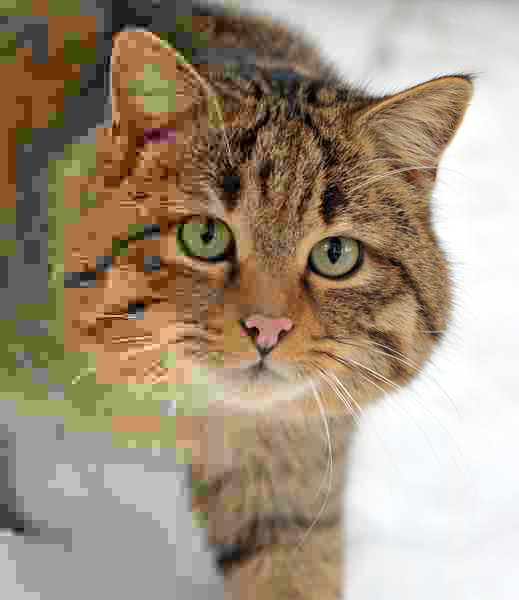
#> input picture digital-methods/l4/input.jpg, 519 x 600 px
$ python 03_rotate.py
#> lines starting #> are read from the running program, lines starting #| are printed output that depends on the picture
import cv2
import matplotlib
matplotlib.use('Agg')
import matplotlib.pyplot as plt

image = cv2.imread('input.jpg')
#> image is the input picture: shape (600, 519, 3); mean B, G, R 126.4, 147.3, 163.4
if image is None:
    raise RuntimeError("Could not open input.jpg")
(h, w) = image.shape[:2]
#> h = 600; w = 519
center = (w // 2, h // 2)
#> center = (259, 300)
# Rotate by 45 degrees
M = cv2.getRotationMatrix2D(center, 45, 1.0)
rotated = cv2.warpAffine(image, M, (w, h))
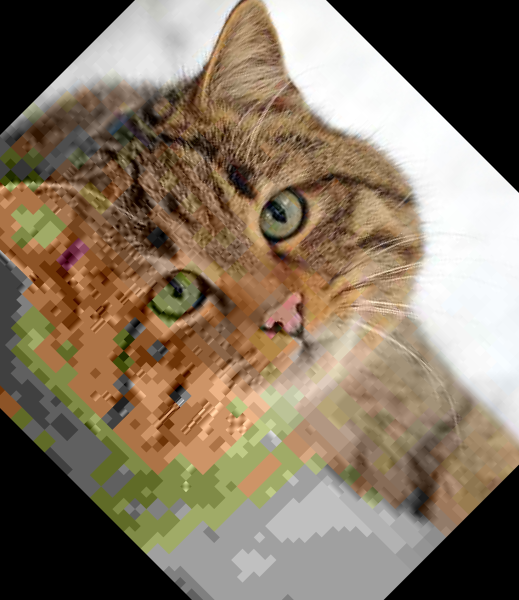
#> rotated: shape (600, 519, 3); mean B, G, R 98.4, 117.6, 132.4

plt.figure(figsize=(12, 6), dpi=100)
plt.subplot(1, 2, 1), plt.imshow(cv2.cvtColor(image, cv2.COLOR_BGR2RGB))
plt.title('Original'), plt.xticks([]), plt.yticks([])
plt.subplot(1, 2, 2), plt.imshow(cv2.cvtColor(rotated, cv2.COLOR_BGR2RGB))
plt.title('Rotated 45 degrees'), plt.xticks([]), plt.yticks([])
plt.savefig('result_03.png', bbox_inches='tight')
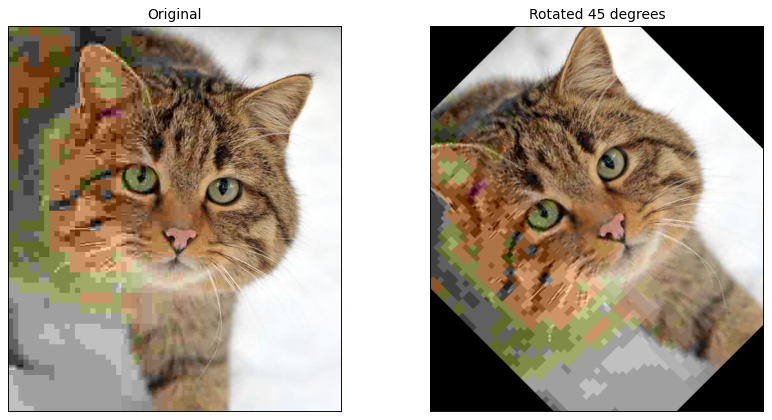
#> figure drawn by matplotlib, 2 panels
cv2.imwrite('output_03_rotated.jpg', rotated)
print("03_rotate.py completed")

$ run again, with digital-methods/l4/input2.jpg copied over digital-methods/l4/input.jpg
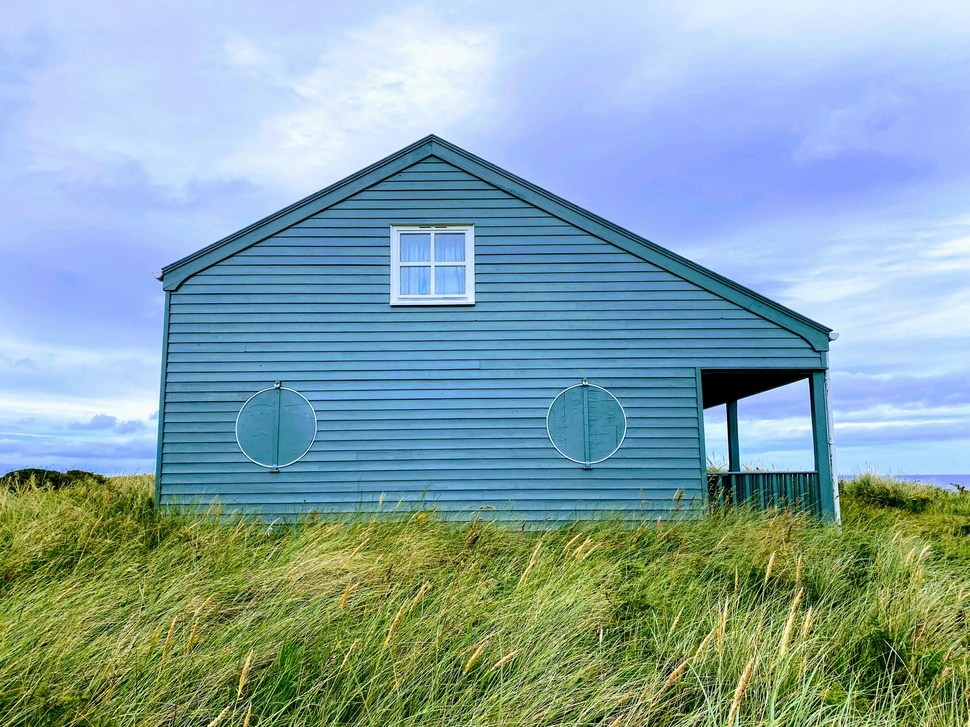
#> input picture digital-methods/l4/input2.jpg, 970 x 727 px, shrunk from 3939 x 2954 before the run
#> image is the input picture: shape (727, 970, 3); mean B, G, R 169, 165.1, 134.5
#> `rotated = cv2.warpAffine(image, M, (w, h))`:
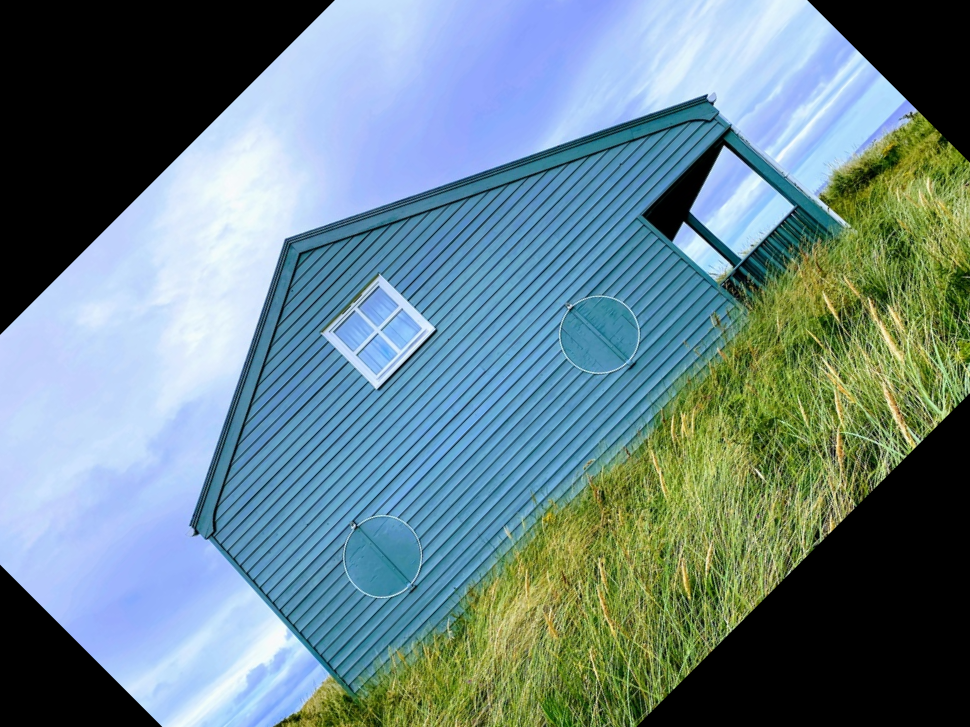
#> rotated: shape (727, 970, 3); mean B, G, R 138.2, 132.1, 105.4
#> `plt.savefig('result_03.png', bbox_inches='tight')`:
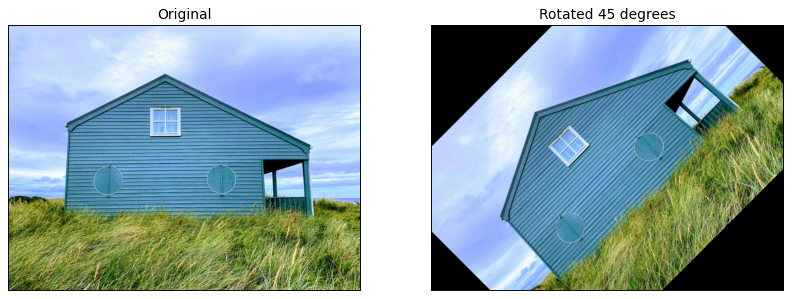
#> figure drawn by matplotlib, 2 panels
